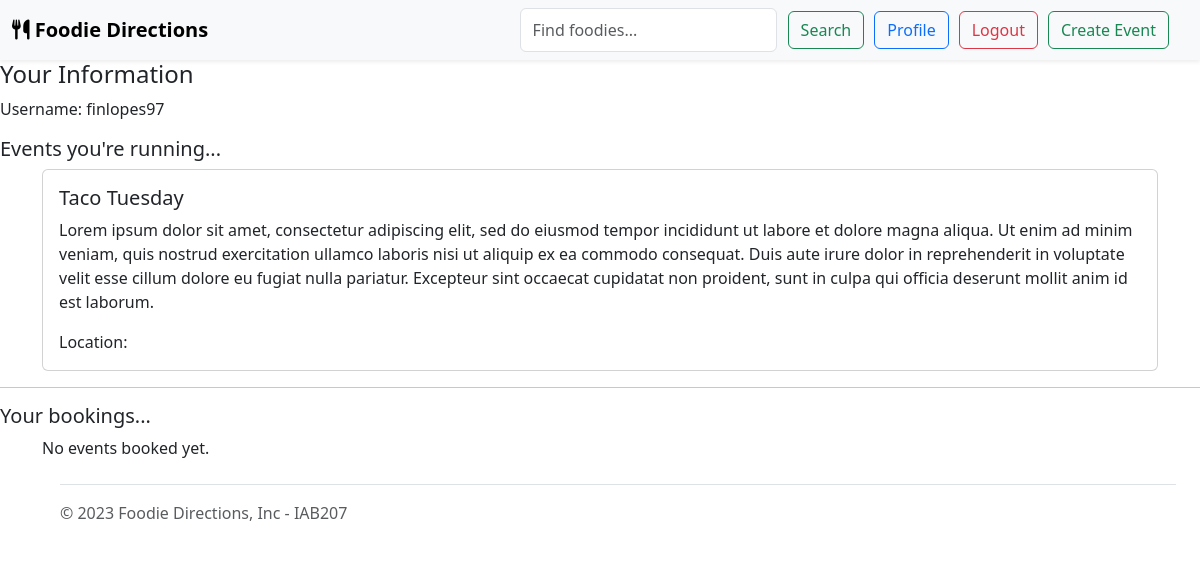
/user (signed in), run on the app's committed database.
### website/models.py (models this page shows, shortened)
class User(UserMixin, db.Model):
    __tablename__ = 'users'
    id = db.Column(db.Integer, primary_key=True)
    username = db.Column(db.String(40), nullable=False)
    email = db.Column(db.String(120), nullable=False)
    password_hash = db.Column(db.String(128), nullable=False)
    comments = db.relationship('Comment', backref='user')
    bookings = db.relationship('Booking', backref='user')
    events = db.relationship('Event', backref='user', lazy=True)

class Event(db.Model):
    __tablename__ = 'events'
    id = db.Column(db.Integer, primary_key=True)
    title = db.Column(db.String(80), nullable=False)
    description = db.Column(db.String(200), nullable=False)
    image = db.Column(db.String(400))
    dateTime = db.Column(db.DateTime, nullable=False)
    price = db.Column(db.Numeric(precision=10, scale=2))
    ticketsAvailable = db.Column(db.Integer, nullable=False)
    locationName = db.Column(db.String(80), nullable=False)
    status = db.Column(db.String(20), default="Open", nullable=False)
    category = db.Column(db.String(20))
    user_id = db.Column(db.Integer, db.ForeignKey('users.id'), nullable=False)
    comments = db.relationship('Comment', backref='event')
    bookings = db.relationship('Booking', backref='event')

### website/auth.py (the view)
@bp.route('/user', methods=['GET', 'POST'])
def user():
    return render_template('user.html', user=current_user)

### website/__init__.py (called while the page is built)
def create_app():
    app=Flask(__name__)  # this is the name of the module/package that is calling this app
    app.debug=True
    app.secret_key='862b1a0d45e29873ab29da77a06728fed0d3c783512a797a'
    app.config['SQLALCHEMY_DATABASE_URI']='sqlite:///mydbname.sqlite'
    db.init_app(app)
    bootstrap = Bootstrap5(app)
    CSRFProtect(app)
    login_manager = LoginManager()
    login_manager.login_view='auth.login'
    login_manager.init_app(app)
    from .models import User  # importing here to avoid circular references
    @login_manager.user_loader
    def load_user(user_id):
        return User.query.get(int(user_id))
    from . import views
    app.register_blueprint(views.bp)
    from . import auth
    app.register_blueprint(auth.bp)
    return app

### website/templates/user.html (shortened to what this page needs)
{% extends "base.html" %}
{% block content %}
<div class="page-header">
    <h4>Your Information</h4>
</div>
<p>Username: {{ user.username }}</p>
<h5>Events you're running...</h5>
<div class="container-sm">
    {% if user.events %}
        {% for event in user.events %}
            {% with %}
                {% set event = event %}
                {% include "eventCard.html" %}
            {% endwith %}
        {% endfor %}
    {% else %}
        <p>No events created yet.</p>
    {% endif %}
</div>
<hr />
<h5>Your bookings...</h5>
<div class="container-sm">
    {% if user.booked_events %}
        {% for event in user.booked_events %}
            {% with %}
                {% set event = event %}
            {% endwith %}
        {% endfor %}
    {% else %}
        <p>No events booked yet.</p>
    {% endif %}
</div>
{% endblock %}

### website/templates/eventCard.html (shortened to what this page needs)
<div class="card">
    <div class="card-body">
        <h5 class="card-title">{{ event.title }}</h5>
        <p class="card-text">{{ event.description }}</p>
        <p class="card-text">Location: {{ event.location }}</p>
    </div>
</div>

### data on the page
User: username "finlopes97"
Event: title "Taco Tuesday", description "Lorem ipsum dolor sit amet, consectetur adipiscing elit, sed do eiusmod tempor incididunt ut labore et dolore magna aliqua. Ut enim ad minim veniam, quis nostrud exercitation ullamco laboris nisi ut aliquip ex ea commodo consequat. Duis aute irure dolor in reprehenderit in voluptate velit esse cillum dolore eu fugiat nulla pariatur. Excepteur sint occaecat cupidatat non proident, sunt in culpa qui officia deserunt mollit anim id est laborum."
